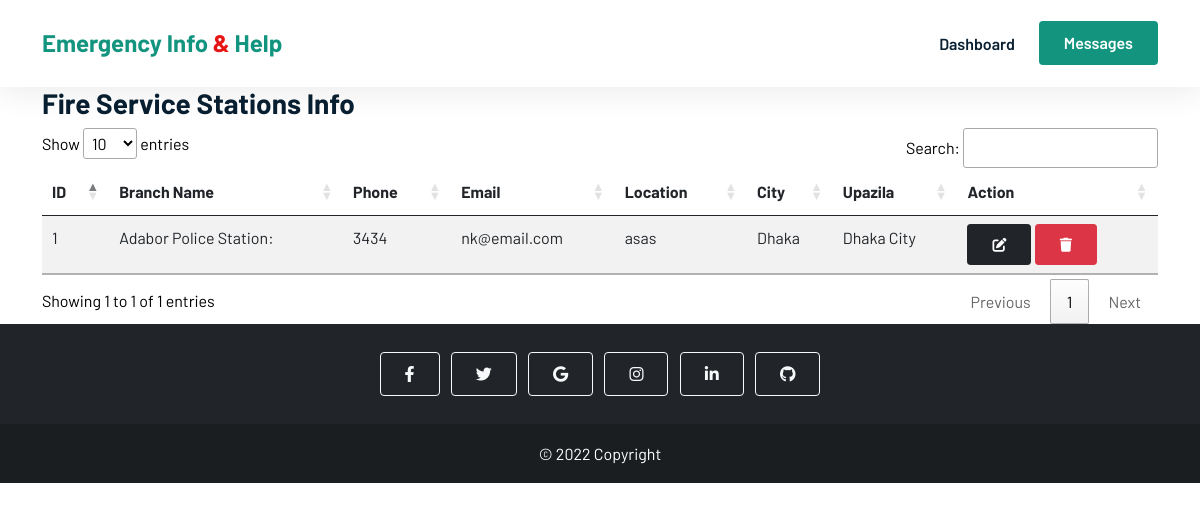
Page /admin/police_info.php (signed in) on the committed database.
### tables this page shows
CREATE TABLE `police` (
  `id` int(11) NOT NULL,
  `branch_name` varchar(255) NOT NULL,
  `phone` varchar(32) NOT NULL,
  `email` varchar(32) NOT NULL,
  `location` varchar(255) NOT NULL,
  `division` varchar(255) DEFAULT NULL,
  `city` varchar(25) DEFAULT NULL,
  `upazila` varchar(25) DEFAULT NULL
);

### admin/police_info.php (the view, shortened to what this page needs)
<?php
include_once './admin_includes/db.php';
$sql = "SELECT * FROM `police`";
$results = $con->query($sql);
?>
<!DOCTYPE html>
<html lang="en">
<head>
    <link href="https://cdn.jsdelivr.net/npm/bootstrap@5.0.2/dist/css/bootstrap.min.css" rel="stylesheet" />
    <link rel="stylesheet" href="https://cdnjs.cloudflare.com/ajax/libs/font-awesome/6.1.1/css/all.min.css" />
    <link rel="stylesheet" href="//cdn.datatables.net/1.12.1/css/jquery.dataTables.min.css">
    <link rel="stylesheet" href="../css/style.css" />
</head>
<body>
    <header class="sticky-top">
        <nav class="navbar navbar-expand-lg  bg-white">
            <div class="container">
                <a class="navbar-brand" href="./admin_dashboard.php">Emergency Info <span>&</span> Help</a>
                <div class="collapse navbar-collapse" id="navbarNavDropdown">
                    <ul class="navbar-nav ms-auto">
                        <li class="nav-item">
                            <a class="nav-link" aria-current="page" href="./admin_dashboard.php">Dashboard</a>
                        </li>
                    </ul>
                    <a href="messages.php" class="btn btn-brand ms-lg-3">Messages</a>
                </div>
            </div>
        </nav>
    </header>
    <main>
        <div class="container">
            <h3>Fire Service Stations Info</h3>
            <div>
                <table class="table table-striped" id="messages">
                    <thead>
                        <tr>
                            <th scope="col">ID</th>
                            <th scope="col">Branch Name</th>
                            <th scope="col">Phone</th>
                            <th scope="col">Email</th>
                            <th scope="col">Location</th>
                            <th scope="col">City</th>
                            <th scope="col">Upazila</th>
                            <th scope="col">Action</th>
                        </tr>
                    </thead>
                    <tbody>
                        <?php while ($row = $results->fetch_assoc()) : ?>
                            <tr>
                                <td><?php echo $row['id'] ?></td>
                                <td><?php echo $row['branch_name'] ?></td>
                                <td><?php echo $row['phone'] ?></td>
                                <td><?php echo $row['email'] ?></td>
                                <td><?php echo $row['location'] ?></td>
                                <td><?php echo $row['city'] ?></td>
                                <td><?php echo $row['upazila'] ?></td>
                                <td>
                                    <button type="button" class="btn btn-sm btn-dark" data-bs-toggle="modal" data-bs-target="#editFire_<?php echo $row['id'] ?>">
                                        <i class="fa-solid fa-pen-to-square"></i>
                                    </button>
                                    <button class='delete btn btn-sm btn-danger' id="<?php echo $row['id'] ?>"><i class=" fa-solid fa-trash"></i></button>
                                </td>
                            </tr>
                        <?php endwhile ?>
                    </tbody>
                </table>
            </div>
        </div>
    </main>
    <footer class="bg-dark text-center text-white">
        <div class="container p-4 pb-0">
            <section class="mb-4">
                <a class="btn btn-outline-light btn-floating m-1" href="#!" role="button"><i class="fab fa-facebook-f"></i></a>
                <a class="btn btn-outline-light btn-floating m-1" href="#!" role="button"><i class="fab fa-twitter"></i></a>
                <a class="btn btn-outline-light btn-floating m-1" href="#!" role="button"><i class="fab fa-google"></i></a>
                <a class="btn btn-outline-light btn-floating m-1" href="#!" role="button"><i class="fab fa-instagram"></i></a>
                <a class="btn btn-outline-light btn-floating m-1" href="#!" role="button"><i class="fab fa-linkedin-in"></i></a>
                <a class="btn btn-outline-light btn-floating m-1" href="#!" role="button"><i class="fab fa-github"></i></a>
            </section>
        </div>
        <div class="text-center p-3 footer-last">
            © 2022 Copyright
        </div>
    </footer>
</body>
</html>

### css/style.css (style rules this page uses)
* { margin: 0; padding: 0; box-sizing: border-box; list-style: none; }
html, body { font-family: "Barlow", sans-serif; line-height: 1.7; color: black; max-width: 100%; scroll-behavior: smooth; }
h1, h2, h3, h4, h5, h6 { font-weight: 700 !important; color: #092032; }
.navbar-nav .nav-link { color: #092032; text-decoration: none; transition: all 0.4s ease; font-weight: 600; }
a { color: #092032; text-decoration: none; }
.navbar { box-shadow: 0px 6px 30px rgba(0, 0, 0, 0.08); z-index: 1; padding: 1.5% 0; }
.navbar .navbar-brand { font-weight: 700; font-size: 24px; color: #12947f; }
.navbar-brand span { color: #e71414; }
.btn { padding: 9px 24px; font-weight: 600; }
.btn-brand { color: white; background-color: #12947f; }
.footer-last { background-color: rgba(0, 0, 0, 0.2); }
a { color: black; }

### rows in the picture
police: id "1", branch_name "Adabor Police Station:", phone "3434", email "nk@email.com", location "asas", city "Dhaka", upazila "Dhaka City"
